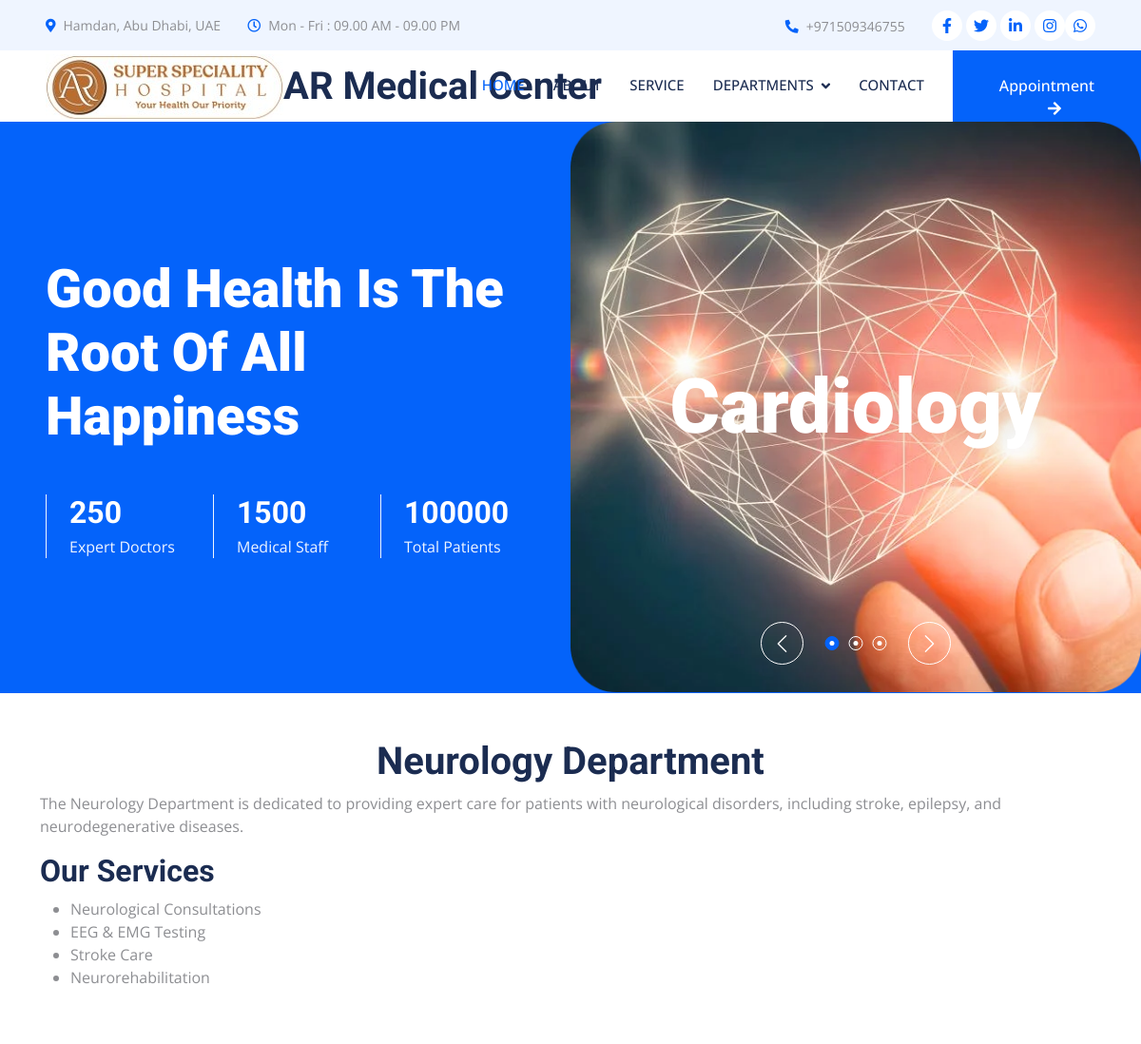
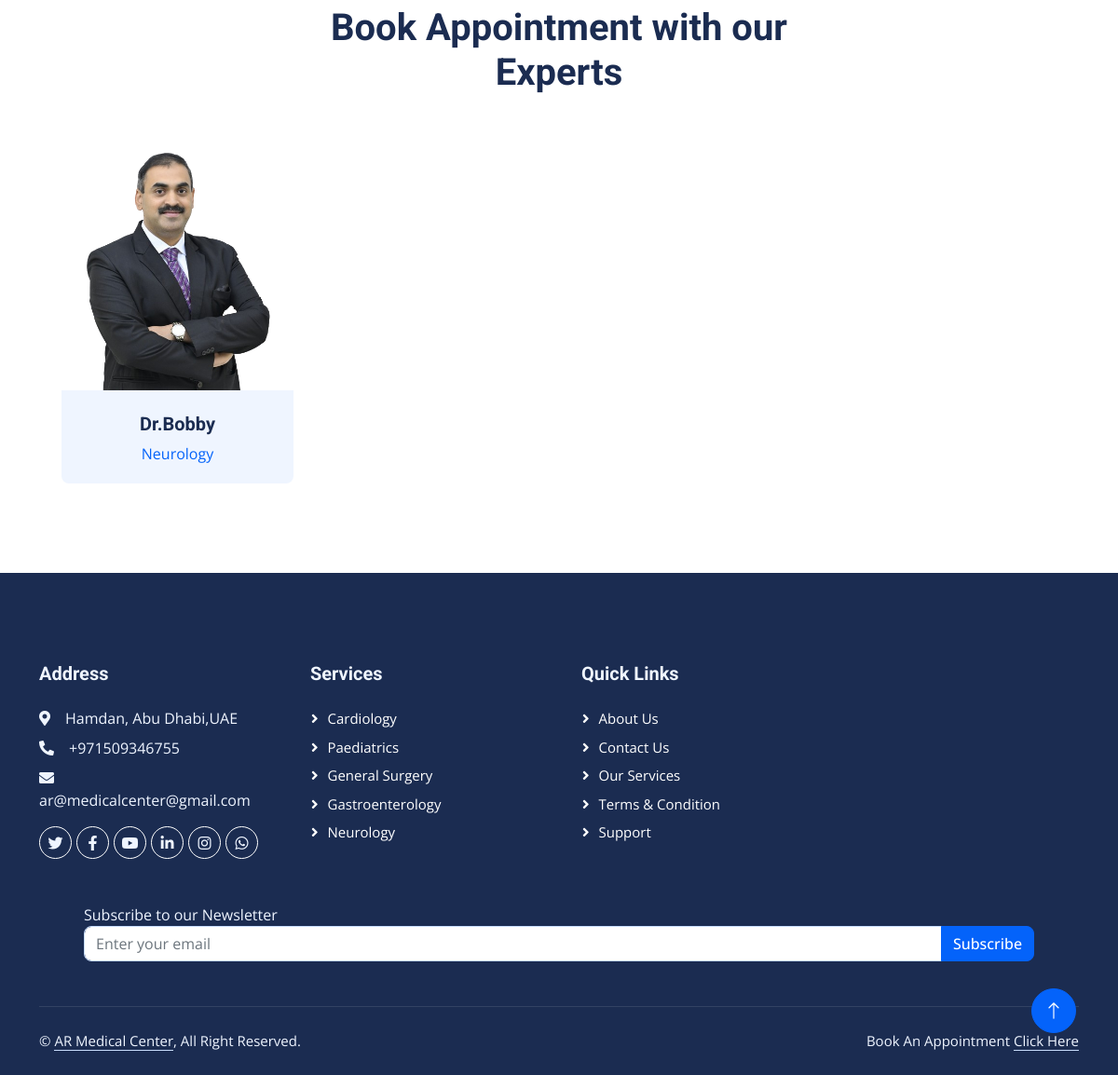
Screenshot of /Neurology/ with the database file from the repository (2 pictures, top to bottom).
### home/models.py (models this page shows, shortened)
class Doctor(models.Model):
    doc_name=models.CharField(max_length=25)
    doc_dep=models.ForeignKey(Department,on_delete=models.CASCADE)
    doc_pic=models.ImageField(upload_to='doctors/')
    doc_face_book=models.URLField(null=True,blank=True)
    doc_twitter=models.URLField(null=True,blank=True)
    doc_insta=models.URLField(null=True,blank=True)
    class Meta:
        verbose_name="Doctors"
        verbose_name_plural="Doctors"

class Department(models.Model):
    dep_name=models.CharField(max_length=25)
    dep_des=models.TextField(max_length=500)
    def __str__(self):
        return self.dep_name
    class Meta:
        verbose_name="Departments"
        verbose_name_plural="Departments"

### home/views.py (the view)
# urls.py: path("Neurology/",views.Neurology,name="Neurology"),
def Neurology(request):
    doctor=Doctor.objects.filter(doc_dep__dep_name='Neurology')
    context={'doctor':doctor}
    return render(request, 'Neurology.html',context)

### home/templates/Neurology.html (shortened to what this page needs)
{% extends "base.html" %}
{% block content %}
<body>
    <div class="header">
        <h1 align="center">Neurology Department</h1>
    </div>
    <div class="container">
        <div class="section">
            <p>The Neurology Department is dedicated to providing expert care for patients with neurological disorders, including stroke, epilepsy, and neurodegenerative diseases.</p>
        </div>
        <div class="section">
            <h2>Our Services</h2>
            <ul>
                <li>Neurological Consultations</li>
                <li>EEG & EMG Testing</li>
                <li>Stroke Care</li>
                <li>Neurorehabilitation</li>
            </ul>
        </div>
        <div class="container-xxl py-5">
            <div class="container">
                <div class="text-center mx-auto mb-5 wow fadeInUp" data-wow-delay="0.1s" style="max-width: 600px;">
                    <h1>Book Appointment with our Experts</h1>
                </div>
                <div class="row g-4">
                    {% for doc in doctor %}
                    <div class="col-lg-3 col-md-6 wow fadeInUp" data-wow-delay="0.1s">
                        <div class="team-item position-relative rounded overflow-hidden">
                            <div class="overflow-hidden">
                                <img class="img-fluid" src="{{doc.doc_pic.url}}" alt="">
                            </div>
                            <div class="team-text bg-light text-center p-4">
                                <h5>{{doc.doc_name}}</h5>
                                <p class="text-primary">{{doc.doc_dep}}</p>
                            </div>
                        </div>
                    </div>
                    {% endfor %}
                </div>
            </div>
        </div>
    </div>
</body>
</html>
{% endblock content %}

### home/static/css/style.css (style rules this page uses)
:root { --primary: #0463FA; --light: #EFF5FF; --dark: #1B2C51; }
.team-item img { position: relative; top: 0; transition: .5s; }
.team-item .team-text { position: relative; height: 100px; transition: .5s; }

### rows the page displays
Doctor: doc_pic (picture), doc_name "Dr.Bobby", doc_dep "Neurology"
